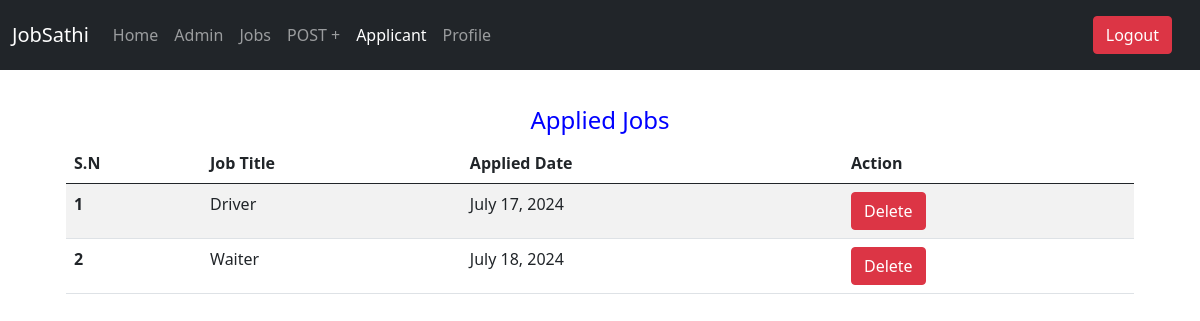
Page /applied_history/ (signed in) on the committed database.
### apply/models.py (models this page shows, shortened)
class Apply(models.Model):
    job = models.ForeignKey(Job, on_delete=models.CASCADE,null=True)
    user = models.ForeignKey(User, on_delete=models.CASCADE,)
    checkbox = models.BooleanField(default=False)
    jobapplied_at = models.DateField(default=datetime.now,blank=True)

### job/models.py (models this page shows, shortened)
class Job(models.Model):
    user = models.ForeignKey(User, on_delete=models.CASCADE, default="")
    job_title = models.CharField(max_length=150)
    job_description = models.TextField()
    slug = models.SlugField()
    category = models.ForeignKey(Category, on_delete=models.CASCADE)
    job_validity = models.DateField(default=datetime.now, blank=True)
    job_created_at = models.DateTimeField(auto_now_add=True)
    job_updated_at = models.DateTimeField(auto_now=True)
    class Meta:
        db_table = 'job'
        verbose_name = 'Job'
        verbose_name_plural = 'Jobs'

### apply/views.py (the view)
# urls.py: path('applied_history/', AppliedHistoryView.as_view(), name='applied_history'),
class AppliedHistoryView(LoginRequiredMixin, ListView):
    model = Apply
    template_name = 'applied_history.html'
    context_object_name = 'applyjob'
    def get_queryset(self):
        return Apply.objects.filter(user=self.request.user)
    def get_context_data(self, **kwargs):
        context = super().get_context_data(**kwargs)
        context['user'] = self.request.user
        return context

### apply/templates/applied_history.html (shortened to what this page needs)
{% extends 'dashboard/layout.html' %}
{% block apply_active %}
    active
{% endblock %}
{% block content %}
<div class="container "  style=" padding: 3%;">
      <h4 style="text-align: center; color: blue;">Applied Jobs</h4>
      <table  class="table table-striped table-hover">
        <thead>
          <tr>
            <th scope="col">S.N</th>
            <th scope="col">Job Title</th>
            <th>Applied Date</th>
            <th>Action</th>
          </tr>
        </thead>
        <tbody>
          {% for i in applyjob %}
          <tr>
            <th scope="row">{{forloop.counter}}</th>
            <td>{{i.job.job_title}}</td>
            <td>{{i.jobapplied_at}}</td>
            <td><a href="{% url 'apply:delete_applied' i.pk %}" class="btn btn-danger">Delete</a></td>
          </tr>
          {% empty %}
          <li>No Jobs applied.</li>
      {% endfor %}
    </tbody>
      </table>
        </div>
{% endblock %}

### rows in the picture
Apply: job.job_title "Driver", jobapplied_at "July 17, 2024"
Apply: job.job_title "Waiter", jobapplied_at "July 18, 2024"
